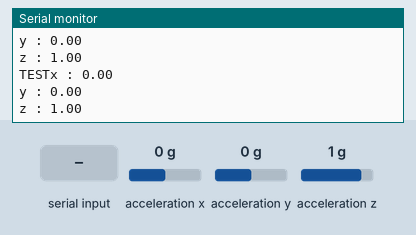
Recording of a sketch running on a simulated Arduino Uno, built for the host (arithmetic inside an expression is 32-bit, double 64-bit). Shown: the last lines printed to the serial monitor. Inputs (shaded band) come from the test bench; at power-on: acceleration x 0 g, acceleration y 0 g, acceleration z 1 g.

Above: at 1.2 s.
1.3 s: acceleration x set to -1.4 g
At 1.33 s:
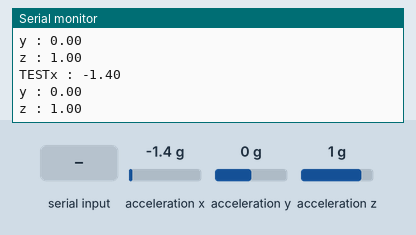
2.8 s: "1\n" received over the second serial link
At 2.82 s:
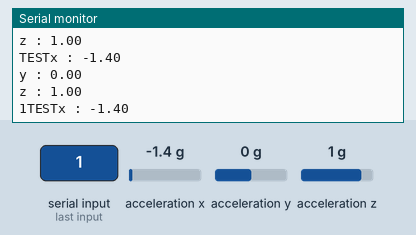
4.3 s: acceleration y set to -1.4 g
At 4.41 s:
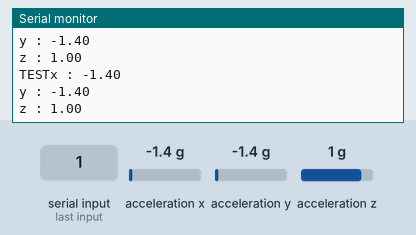
5.8 s: acceleration z set to -1.4 g
At 5.91 s:
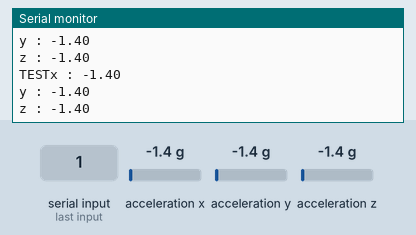
7.3 s: "0\n" received over the second serial link
Timing chart, 0 to 9.8 s (numbered marks = the images above; inputs shaded):
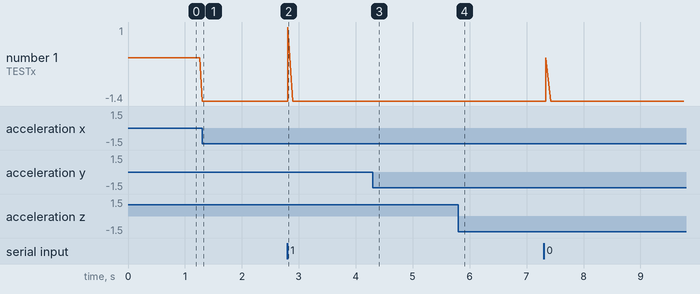

The sketch:

app.ino
```cpp
#include "Wire.h"
#include "SPI.h"
#include "SparkFunLIS3DH.h"

// #include <Adafruit_Sensor.h>

// #include <Adafruit_LIS3DH.h>

#include <SoftwareSerial.h>


SoftwareSerial blueTooth(10, 11);


LIS3DH sensor;

void setup()
{
  Serial.begin(9600);
  blueTooth.begin(38400);
  // pinMode(button0, INPUT);
  // pinMode(button1, INPUT);

  sensor.begin();
}

void loop()
{
  // put your main code here, to run repeatedly:
  // int finger0 = digitalRead(button0);
  // int finger1 = digitalRead(button1);
  Serial.print("TEST");
  float x=sensor.readFloatAccelX();
  float y=sensor.readFloatAccelY();
  float z=sensor.readFloatAccelZ();
  Serial.print("x : ");
  Serial.print(sensor.readFloatAccelX());
  Serial.print("\n");
  Serial.print("y : ");
  Serial.print(sensor.readFloatAccelY());
  Serial.print("\n");
  Serial.print("z : ");
  Serial.print(sensor.readFloatAccelZ());
  Serial.print("\n");
  if (blueTooth.available())
    Serial.write(blueTooth.read());
  if(Serial.available())
    blueTooth.write(Serial.read());
  blueTooth.write("1;0;1;1;0;");

  blueTooth.write(x);
  blueTooth.write(";");
  blueTooth.write(y);
  blueTooth.write(";");
  blueTooth.write(z);
  blueTooth.write(";");
  blueTooth.write("\n");

  delay(45);
}
```

Measured:
- after the input at 1.3 s, the serial monitor: prints a new line at once (image 1)
- after the input at 2.8 s, the serial monitor: prints a new line at once (image 2)
- after the input at 4.3 s, the serial monitor: prints a new line after 0.05 s (image 3)
- after the input at 5.8 s, the serial monitor: prints a new line at once (image 4)
- plotted number 1: 0 → -1.4 after the input at 1.3 s
